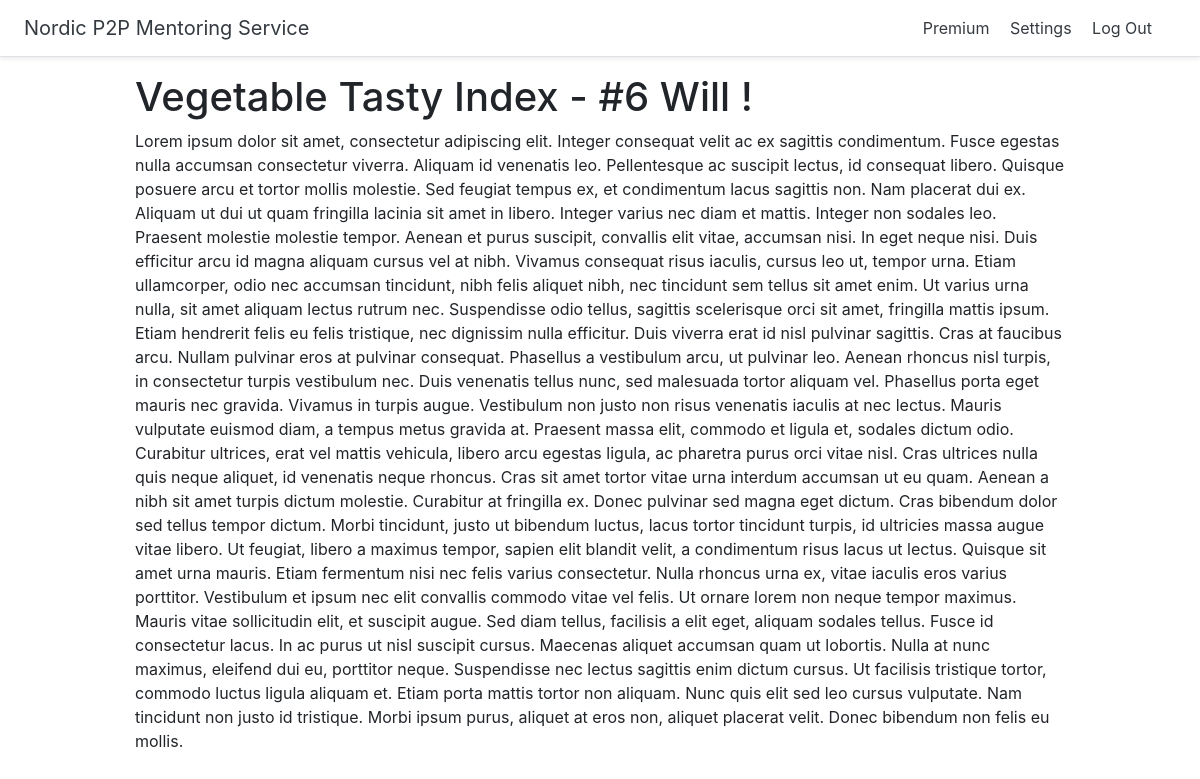
Page /plans/3 (signed in) on the committed database.
### plans/models.py (models this page shows)
class FitnessPlan(models.Model):
    title = models.CharField(max_length=255)
    text = models.TextField()
    premium = models.BooleanField(default=True)

### plans/views.py (the view)
# urls.py: path('plans/<int:pk>', views.plan, name='plan'),
def plan(request,pk):
    plan = get_object_or_404(FitnessPlan, pk=pk)
    if plan.premium:
       if request.user.is_authenticated:
           try:
               if request.user.customer.membership:
                  return render(request, 'plans/plan.html', {'plan': plan})
           except Customer.DoesNotExist:
               return redirect('join')
       return redirect('join')
    else:
        return render(request, 'plans/plan.html', {'plan':plan})

### plans/templates/plans/plan.html
{% extends 'plans/base.html' %}
{% block content %}
<div class="container">
<h1>{{ plan.title}}</h1>
<p>{{ plan.text }}</p>
</div>
{% endblock %}

### plans/static/pricing.css (style rules this page uses)
html { font-size: 14px; }
@media (min-width: 768px) { html { font-size: 16px; } }
.container { max-width: 960px; }

### rows in the picture
FitnessPlan: title "Vegetable Tasty Index - #6 Will !", text "Lorem ipsum dolor sit amet, consectetur adipiscing elit. Integer consequat velit ac ex sagittis condimentum. Fusce egestas nulla accumsan consectetur viverra. Aliquam id venenatis leo. Pellentesque ac suscipit lectus, id consequat libero. Quisque posuere arcu et tortor mollis molestie. Sed feugiat tempus ex, et condimentum lacus sagittis non. Nam placerat dui ex. Aliquam ut dui ut quam fringilla lacinia sit amet in libero. Integer varius nec diam et mattis. Integer non sodales leo. Praesent molestie molestie tempor. Aenean et purus suscipit, convallis elit vitae, accumsan nisi. In eget neque nisi. Duis efficitur arcu id magna aliquam cursus vel at nibh. Vivamus consequat risus iaculis,…"
